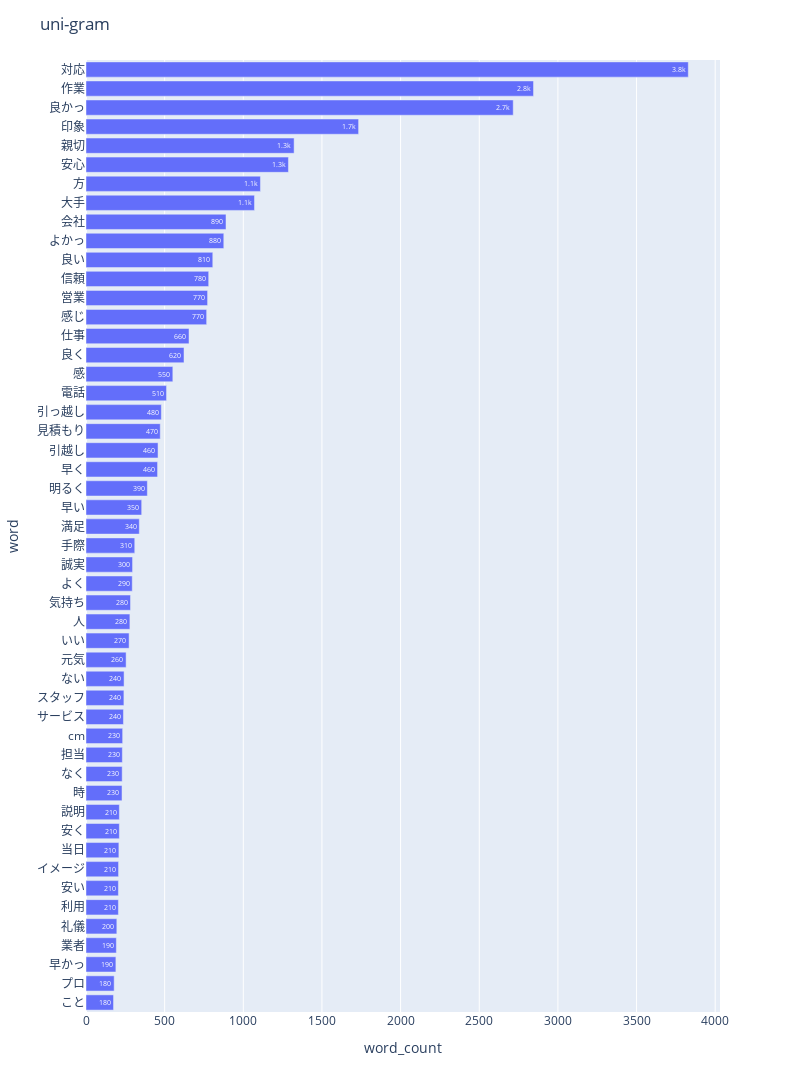

Notebook code cell kept with this figure:
### Markdown cell above
### N-gram bar chart

### Code cell
# nlplotで直近1カ月のレビューを可視化・分析
# 頻出単語
import nlplot

npt_title = nlplot.NLPlot(df, target_col='words_title')

# top_nで頻出上位単語, min_freqで頻出下位単語を指定
stopwords = npt_title.get_stopword(top_n=0, min_freq=0)

npt_title.bar_ngram(
    title='uni-gram',
    xaxis_label='word_count',
    yaxis_label='word',
    ngram=1,
    top_n=50,
    stopwords=stopwords,
)

### Figure 1 — Plotly figure (JSON) as saved in the notebook; plotly's stock layout.template omitted (floating-point values rounded to 4 significant figures)
{"data": [{"alignmentgroup": "True", "hovertemplate": "word_count=%{text}<br>word=%{y}<extra></extra>", "legendgroup": "", "marker": {"pattern": {"shape": ""}}, "name": "", "offsetgroup": "", "orientation": "h", "showlegend": false, "text": [175, 179, 190, 193, 196, 206, 206, 207, 209, 212, 212, 229, 230, 231, 233, 238, 241, 242, 255, 274, 279, 283, 294, 296, 310, 339, 354, 390, 455, 458, 472, 479, 512, 552, 623, 655, 767, 773, 780, 806, 876, 890, 1071, 1109, 1287, 1323, 1733, 2716, 2845, 3829], "textposition": "auto", "texttemplate": "%{text:.2s}", "type": "bar", "x": [175, 179, 190, 193, 196, 206, 206, 207, 209, 212, 212, 229, 230, 231, 233, 238, 241, 242, 255, 274, 279, 283, 294, 296, 310, 339, 354, 390, 455, 458, 472, 479, 512, 552, 623, 655, 767, 773, 780, 806, 876, 890, 1071, 1109, 1287, 1323, 1733, 2716, 2845, 3829], "xaxis": "x", "y": ["こと", "プロ", "早かっ", "業者", "礼儀", "利用", "安い", "イメージ", "当日", "安く", "説明", "時", "なく", "担当", "cm", "サービス", "スタッフ", "ない", "元気", "いい", "人", "気持ち", "よく", "誠実", "手際", "満足", "早い", "明るく", "早く", "引越し", "見積もり", "引っ越し", "電話", "感", "良く", "仕事", "感じ", "営業", "信頼", "良い", "よかっ", "会社", "大手", "方", "安心", "親切", "印象", "良かっ", "作業", "対応"], "yaxis": "y"}], "layout": {"barmode": "relative", "height": 1100, "legend": {"tracegroupgap": 0}, "margin": {"t": 60}, "title": {"text": "uni-gram"}, "width": 800, "xaxis": {"anchor": "y", "domain": [0, 1], "title": {"text": "word_count"}}, "yaxis": {"anchor": "x", "domain": [0, 1], "title": {"text": "word"}}}}
